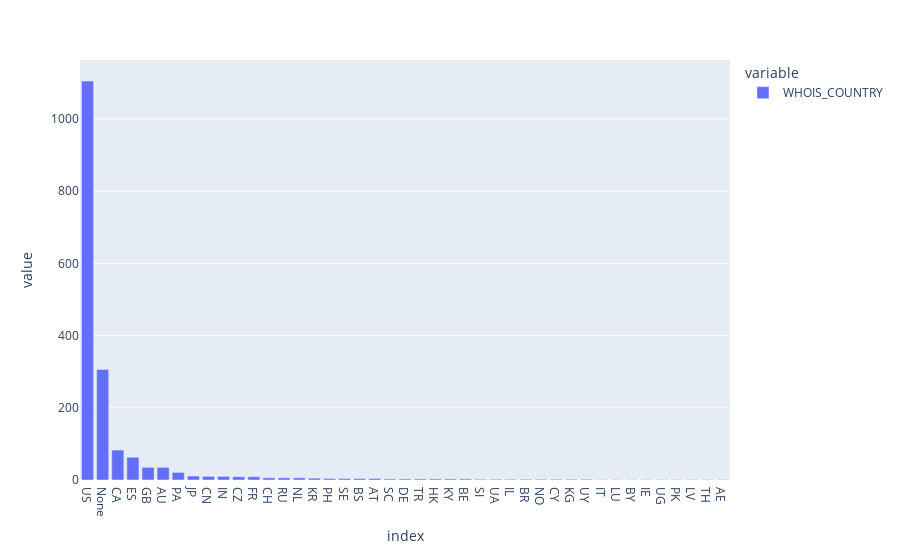

Here is the notebook cell this chart was saved with:
### Markdown cell above
Since we have fixed the country values, can we convert this column to ordinal now?

Not yet. If you reflect on the previous labs how we handle categorical columns, you probably remember we ended up dropping a lot of those columns because there are too many unique values. Too many unique values in a column is not desirable in machine learning because it makes prediction inaccurate. But there are workarounds under certain conditions. One of the fixable conditions is:

#### If a limited number of values account for the majority of data, we can retain these top values and re-label all other rare values.

The `WHOIS_COUNTRY` column happens to be this case. You can verify it by print a bar chart of the `value_counts` in the next cell to verify:

### Code cell
# Your code here
px.bar(websites.WHOIS_COUNTRY.value_counts())

### Figure 1 — Plotly figure (JSON) as saved in the notebook; plotly's stock layout.template omitted (floating-point values rounded to 4 significant figures)
{"data": [{"alignmentgroup": "True", "hovertemplate": "variable=WHOIS_COUNTRY<br>index=%{x}<br>value=%{y}<extra></extra>", "legendgroup": "WHOIS_COUNTRY", "marker": {"color": "#636efa"}, "name": "WHOIS_COUNTRY", "offsetgroup": "WHOIS_COUNTRY", "orientation": "v", "showlegend": true, "textposition": "auto", "type": "bar", "x": ["US", "None", "CA", "ES", "GB", "AU", "PA", "JP", "CN", "IN", "CZ", "FR", "CH", "RU", "NL", "KR", "PH", "SE", "BS", "AT", "SC", "DE", "TR", "HK", "KY", "BE", "SI", "UA", "IL", "BR", "NO", "CY", "KG", "UY", "IT", "LU", "BY", "IE", "UG", "PK", "LV", "TH", "AE"], "xaxis": "x", "y": [1105, 306, 83, 63, 35, 35, 21, 11, 10, 10, 9, 9, 6, 6, 6, 5, 4, 4, 4, 4, 3, 3, 3, 3, 3, 3, 2, 2, 2, 2, 2, 2, 2, 2, 1, 1, 1, 1, 1, 1, 1, 1, 1], "yaxis": "y"}], "layout": {"barmode": "relative", "legend": {"title": {"text": "variable"}, "tracegroupgap": 0}, "margin": {"t": 60}, "xaxis": {"anchor": "y", "domain": [0, 1], "title": {"text": "index"}}, "yaxis": {"anchor": "x", "domain": [0, 1], "title": {"text": "value"}}}}
